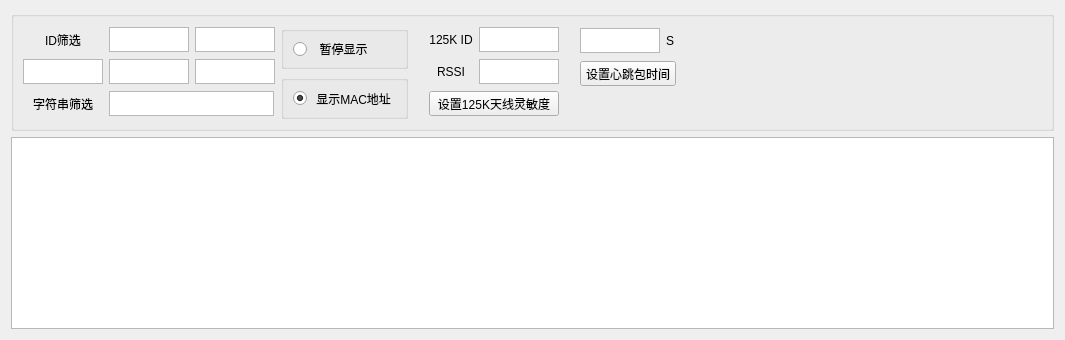
      <widget class="QWidget" name="location">
       <attribute name="title">
        <string>location</string>
       </attribute>
       <layout class="QVBoxLayout" name="verticalLayout_28">
        <item>
         <widget class="QGroupBox" name="groupBox_7">
          <property name="minimumSize">
           <size>
            <width>0</width>
            <height>120</height>
           </size>
          </property>
          <property name="maximumSize">
           <size>
            <width>16777215</width>
            <height>120</height>
           </size>
          </property>
          <property name="title">
           <string/>
          </property>
          <layout class="QHBoxLayout" name="horizontalLayout_82">
           <item>
            <layout class="QVBoxLayout" name="verticalLayout_26">
             <item>
              <layout class="QHBoxLayout" name="horizontalLayout_15">
               <item>
                <widget class="QLabel" name="label_9">
                 <property name="minimumSize">
                  <size>
                   <width>80</width>
                   <height>25</height>
                  </size>
                 </property>
                 <property name="maximumSize">
                  <size>
                   <width>80</width>
                   <height>25</height>
                  </size>
                 </property>
                 <property name="text">
                  <string>ID筛选</string>
                 </property>
                 <property name="alignment">
                  <set>Qt::AlignCenter</set>
                 </property>
                </widget>
               </item>
               <item>
                <widget class="QTextEdit" name="localtionFiltId">
                 <property name="minimumSize">
                  <size>
                   <width>80</width>
                   <height>25</height>
                  </size>
                 </property>
                 <property name="maximumSize">
                  <size>
                   <width>80</width>
                   <height>25</height>
                  </size>
                 </property>
                </widget>
               </item>
               <item>
                <widget class="QTextEdit" name="localtionFiltId_1">
                 <property name="minimumSize">
                  <size>
                   <width>80</width>
                   <height>25</height>
                  </size>
                 </property>
                 <property name="maximumSize">
                  <size>
                   <width>80</width>
                   <height>25</height>
                  </size>
                 </property>
                </widget>
               </item>
              </layout>
             </item>
             <item>
              <layout class="QHBoxLayout" name="horizontalLayout_44">
               <item>
                <widget class="QTextEdit" name="localtionFiltId_2">
                 <property name="minimumSize">
                  <size>
                   <width>80</width>
                   <height>25</height>
                  </size>
                 </property>
                 <property name="maximumSize">
                  <size>
                   <width>80</width>
                   <height>25</height>
                  </size>
                 </property>
                </widget>
               </item>
               <item>
                <widget class="QTextEdit" name="localtionFiltId_3">
                 <property name="minimumSize">
                  <size>
                   <width>80</width>
                   <height>25</height>
                  </size>
                 </property>
                 <property name="maximumSize">
                  <size>
                   <width>80</width>
                   <height>25</height>
                  </size>
                 </property>
                </widget>
               </item>
               <item>
                <widget class="QTextEdit" name="localtionFiltId_4">
                 <property name="minimumSize">
                  <size>
                   <width>80</width>
                   <height>25</height>
                  </size>
                 </property>
                 <property name="maximumSize">
                  <size>
                   <width>80</width>
                   <height>25</height>
                  </size>
                 </property>
                </widget>
               </item>
              </layout>
             </item>
             <item>
              <layout class="QHBoxLayout" name="horizontalLayout_10">
               <item>
                <widget class="QLabel" name="label_16">
                 <property name="minimumSize">
                  <size>
                   <width>80</width>
                   <height>25</height>
                  </size>
                 </property>
                 <property name="maximumSize">
                  <size>
                   <width>80</width>
                   <height>25</height>
                  </size>
                 </property>
                 <property name="text">
                  <string>字符串筛选</string>
                 </property>
                 <property name="alignment">
                  <set>Qt::AlignCenter</set>
                 </property>
                </widget>
               </item>
               <item>
                <widget class="QTextEdit" name="localtionFiltStr">
                 <property name="minimumSize">
                  <size>
                   <width>165</width>
                   <height>25</height>
                  </size>
                 </property>
                 <property name="maximumSize">
                  <size>
                   <width>165</width>
                   <height>25</height>
                  </size>
                 </property>
                </widget>
               </item>
              </layout>
             </item>
            </layout>
           </item>
           <item>
            <layout class="QVBoxLayout" name="verticalLayout_64">
             <item>
              <widget class="QGroupBox" name="groupBox_11">
               <property name="minimumSize">
                <size>
                 <width>0</width>
                 <height>35</height>
                </size>
               </property>
               <property name="title">
                <string/>
               </property>
               <layout class="QVBoxLayout" name="verticalLayout_43">
                <item>
                 <widget class="QRadioButton" name="locationStopDisplay">
                  <property name="text">
                   <string>  暂停显示</string>
                  </property>
                 </widget>
                </item>
               </layout>
              </widget>
             </item>
             <item>
              <widget class="QGroupBox" name="groupBox_12">
               <property name="minimumSize">
                <size>
                 <width>0</width>
                 <height>35</height>
                </size>
               </property>
               <property name="title">
                <string/>
               </property>
               <layout class="QVBoxLayout" name="verticalLayout_44">
                <item>
                 <widget class="QRadioButton" name="locationDisplayMac">
                  <property name="text">
                   <string> 显示MAC地址</string>
                  </property>
                  <property name="checked">
                   <bool>true</bool>
                  </property>
                 </widget>
                </item>
               </layout>
              </widget>
             </item>
            </layout>
           </item>
           <item>
            <spacer name="horizontalSpacer_9">
             <property name="orientation">
              <enum>Qt::Horizontal</enum>
             </property>
             <property name="sizeType">
              <enum>QSizePolicy::Fixed</enum>
             </property>
             <property name="sizeHint" stdset="0">
              <size>
               <width>15</width>
               <height>20</height>
              </size>
             </property>
            </spacer>
           </item>
           <item>
            <layout class="QVBoxLayout" name="verticalLayout_71">
             <item>
              <layout class="QHBoxLayout" name="horizontalLayout_43">
               <item>
                <widget class="QLabel" name="label_46">
                 <property name="maximumSize">
                  <size>
                   <width>16777215</width>
                   <height>16777215</height>
                  </size>
                 </property>
                 <property name="text">
                  <string>125K ID</string>
                 </property>
                 <property name="alignment">
                  <set>Qt::AlignCenter</set>
                 </property>
                </widget>
               </item>
               <item>
                <widget class="QTextEdit" name="location125KIDtextEdit">
                 <property name="maximumSize">
                  <size>
                   <width>80</width>
                   <height>25</height>
                  </size>
                 </property>
                </widget>
               </item>
              </layout>
             </item>
             <item>
              <layout class="QHBoxLayout" name="horizontalLayout_74">
               <item>
                <widget class="QLabel" name="label_47">
                 <property name="maximumSize">
                  <size>
                   <width>16777215</width>
                   <height>16777215</height>
                  </size>
                 </property>
                 <property name="text">
                  <string>RSSI</string>
                 </property>
                 <property name="alignment">
                  <set>Qt::AlignCenter</set>
                 </property>
                </widget>
               </item>
               <item>
                <widget class="QTextEdit" name="location125KRssitextEdit">
                 <property name="maximumSize">
                  <size>
                   <width>80</width>
                   <height>25</height>
                  </size>
                 </property>
                </widget>
               </item>
              </layout>
             </item>
             <item>
              <widget class="QPushButton" name="bt_setHeartBeatTime_3">
               <property name="maximumSize">
                <size>
                 <width>16777215</width>
                 <height>25</height>
                </size>
               </property>
               <property name="text">
                <string>设置125K天线灵敏度</string>
               </property>
              </widget>
             </item>
            </layout>
           </item>
           <item>
            <spacer name="horizontalSpacer_36">
             <property name="orientation">
              <enum>Qt::Horizontal</enum>
             </property>
             <property name="sizeType">
              <enum>QSizePolicy::Fixed</enum>
             </property>
             <property name="sizeHint" stdset="0">
              <size>
               <width>15</width>
               <height>20</height>
              </size>
             </property>
            </spacer>
           </item>
           <item>
            <layout class="QVBoxLayout" name="verticalLayout_34">
             <item>
              <layout class="QHBoxLayout" name="horizontalLayout_18">
               <item>
                <widget class="QTextEdit" name="textEdit_heartbeat_time">
                 <property name="maximumSize">
                  <size>
                   <width>80</width>
                   <height>25</height>
                  </size>
                 </property>
                </widget>
               </item>
               <item>
                <widget class="QLabel" name="label_26">
                 <property name="maximumSize">
                  <size>
                   <width>10</width>
                   <height>16777215</height>
                  </size>
                 </property>
                 <property name="text">
                  <string>S </string>
                 </property>
                </widget>
               </item>
              </layout>
             </item>
             <item>
              <widget class="QPushButton" name="bt_setHeartBeatTime">
               <property name="maximumSize">
                <size>
                 <width>16777215</width>
                 <height>25</height>
                </size>
               </property>
               <property name="text">
                <string>设置心跳包时间</string>
               </property>
              </widget>
             </item>
             <item>
              <spacer name="verticalSpacer_3">
               <property name="orientation">
                <enum>Qt::Vertical</enum>
               </property>
               <property name="sizeType">
                <enum>QSizePolicy::Fixed</enum>
               </property>
               <property name="sizeHint" stdset="0">
                <size>
                 <width>95</width>
                 <height>31</height>
                </size>
               </property>
              </spacer>
             </item>
            </layout>
           </item>
           <item>
            <spacer name="horizontalSpacer_5">
             <property name="orientation">
              <enum>Qt::Horizontal</enum>
             </property>
             <property name="sizeHint" stdset="0">
              <size>
               <width>85</width>
               <height>20</height>
              </size>
             </property>
            </spacer>
           </item>
           <item>
            <spacer name="horizontalSpacer_12">
             <property name="orientation">
              <enum>Qt::Horizontal</enum>
             </property>
             <property name="sizeHint" stdset="0">
              <size>
               <width>40</width>
               <height>20</height>
              </size>
             </property>
            </spacer>
           </item>
           <item>
            <spacer name="horizontalSpacer_10">
             <property name="orientation">
              <enum>Qt::Horizontal</enum>
             </property>
             <property name="sizeHint" stdset="0">
              <size>
               <width>84</width>
               <height>20</height>
              </size>
             </property>
            </spacer>
           </item>
           <item>
            <spacer name="horizontalSpacer_15">
             <property name="orientation">
              <enum>Qt::Horizontal</enum>
             </property>
             <property name="sizeHint" stdset="0">
              <size>
               <width>40</width>
               <height>20</height>
              </size>
             </property>
            </spacer>
           </item>
           <item>
            <spacer name="horizontalSpacer_40">
             <property name="orientation">
              <enum>Qt::Horizontal</enum>
             </property>
             <property name="sizeHint" stdset="0">
              <size>
               <width>40</width>
               <height>20</height>
              </size>
             </property>
            </spacer>
           </item>
           <item>
            <spacer name="horizontalSpacer_27">
             <property name="orientation">
              <enum>Qt::Horizontal</enum>
             </property>
             <property name="sizeHint" stdset="0">
              <size>
               <width>37</width>
               <height>17</height>
              </size>
             </property>
            </spacer>
           </item>
           <item>
            <spacer name="horizontalSpacer_13">
             <property name="orientation">
              <enum>Qt::Horizontal</enum>
             </property>
             <property name="sizeHint" stdset="0">
              <size>
               <width>40</width>
               <height>20</height>
              </size>
             </property>
            </spacer>
           </item>
          </layout>
         </widget>
        </item>
        <item>
         <widget class="QTextBrowser" name="location_display"/>
        </item>
       </layout>
      </widget>
